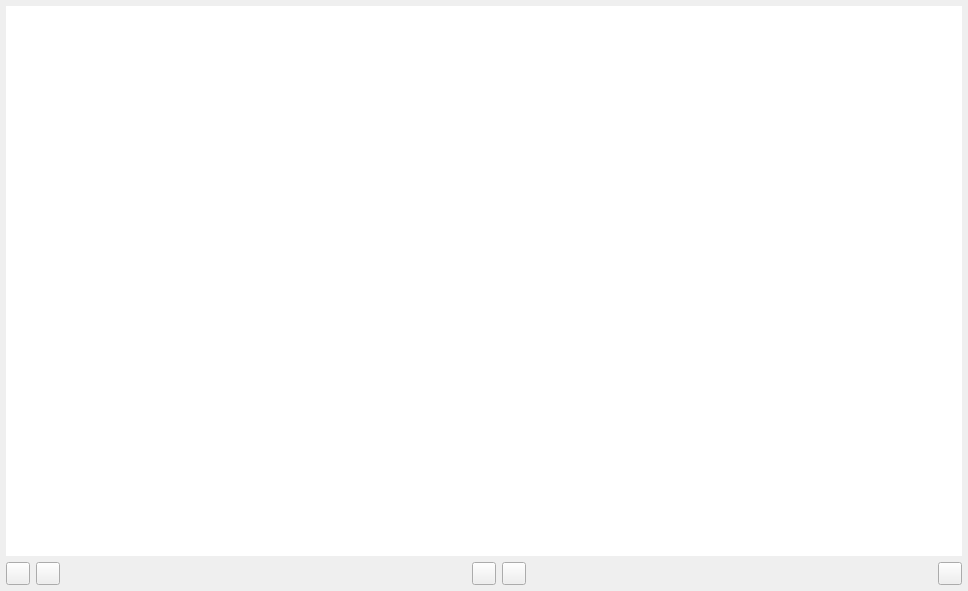
<?xml version="1.0" encoding="UTF-8"?>
<ui version="4.0">
 <class>SRWidget</class>
 <widget class="QWidget" name="SRWidget">
  <property name="geometry">
   <rect>
    <x>0</x>
    <y>0</y>
    <width>968</width>
    <height>591</height>
   </rect>
  </property>
  <property name="windowTitle">
   <string>SR</string>
  </property>
  <layout class="QVBoxLayout" name="verticalLayout">
   <property name="margin">
    <number>6</number>
   </property>
   <item>
    <widget class="QTextBrowser" name="textBrowser">
     <property name="sizePolicy">
      <sizepolicy hsizetype="Expanding" vsizetype="Expanding">
       <horstretch>0</horstretch>
       <verstretch>0</verstretch>
      </sizepolicy>
     </property>
     <property name="acceptDrops">
      <bool>false</bool>
     </property>
     <property name="frameShape">
      <enum>QFrame::NoFrame</enum>
     </property>
     <property name="frameShadow">
      <enum>QFrame::Plain</enum>
     </property>
     <property name="undoRedoEnabled">
      <bool>false</bool>
     </property>
     <property name="readOnly">
      <bool>true</bool>
     </property>
     <property name="html">
      <string notr="true">&lt;!DOCTYPE HTML PUBLIC &quot;-//W3C//DTD HTML 4.0//EN&quot; &quot;http://www.w3.org/TR/REC-html40/strict.dtd&quot;&gt;
&lt;html&gt;&lt;head&gt;&lt;meta name=&quot;qrichtext&quot; content=&quot;1&quot; /&gt;&lt;style type=&quot;text/css&quot;&gt;
p, li { white-space: pre-wrap; }
&lt;/style&gt;&lt;/head&gt;&lt;body style=&quot; font-size:13pt; font-weight:400; font-style:normal;&quot;&gt;
&lt;p style=&quot;-qt-paragraph-type:empty; margin-top:0px; margin-bottom:0px; margin-left:0px; margin-right:0px; -qt-block-indent:0; text-indent:0px; font-size:12pt;&quot;&gt;&lt;br /&gt;&lt;/p&gt;&lt;/body&gt;&lt;/html&gt;</string>
     </property>
     <property name="textInteractionFlags">
      <set>Qt::TextBrowserInteraction</set>
     </property>
     <property name="searchPaths">
      <stringlist/>
     </property>
     <property name="openExternalLinks">
      <bool>false</bool>
     </property>
    </widget>
   </item>
   <item>
    <layout class="QHBoxLayout" name="horizontalLayout">
     <item>
      <widget class="QToolButton" name="save_toolButton">
       <property name="sizePolicy">
        <sizepolicy hsizetype="Preferred" vsizetype="Preferred">
         <horstretch>0</horstretch>
         <verstretch>0</verstretch>
        </sizepolicy>
       </property>
       <property name="toolTip">
        <string>Save as ODT</string>
       </property>
       <property name="text">
        <string/>
       </property>
       <property name="icon">
        <iconset resource="../alizams.qrc">
         <normaloff>:/bitmaps/save2.svg</normaloff>:/bitmaps/save2.svg</iconset>
       </property>
      </widget>
     </item>
     <item>
      <widget class="QToolButton" name="print_toolButton">
       <property name="sizePolicy">
        <sizepolicy hsizetype="Preferred" vsizetype="Preferred">
         <horstretch>0</horstretch>
         <verstretch>0</verstretch>
        </sizepolicy>
       </property>
       <property name="toolTip">
        <string>Print</string>
       </property>
       <property name="text">
        <string/>
       </property>
       <property name="icon">
        <iconset resource="../alizams.qrc">
         <normaloff>:/bitmaps/printer.svg</normaloff>:/bitmaps/printer.svg</iconset>
       </property>
      </widget>
     </item>
     <item>
      <spacer name="horizontalSpacer_2">
       <property name="orientation">
        <enum>Qt::Horizontal</enum>
       </property>
       <property name="sizeHint" stdset="0">
        <size>
         <width>40</width>
         <height>20</height>
        </size>
       </property>
      </spacer>
     </item>
     <item>
      <widget class="QToolButton" name="backward_toolButton">
       <property name="text">
        <string/>
       </property>
       <property name="icon">
        <iconset resource="../alizams.qrc">
         <normaloff>:/bitmaps/left0.svg</normaloff>:/bitmaps/left0.svg</iconset>
       </property>
      </widget>
     </item>
     <item>
      <widget class="QToolButton" name="forward_toolButton">
       <property name="text">
        <string/>
       </property>
       <property name="icon">
        <iconset resource="../alizams.qrc">
         <normaloff>:/bitmaps/right0.svg</normaloff>:/bitmaps/right0.svg</iconset>
       </property>
      </widget>
     </item>
     <item>
      <spacer name="horizontalSpacer">
       <property name="orientation">
        <enum>Qt::Horizontal</enum>
       </property>
       <property name="sizeHint" stdset="0">
        <size>
         <width>40</width>
         <height>20</height>
        </size>
       </property>
      </spacer>
     </item>
     <item>
      <widget class="QToolButton" name="toolButton">
       <property name="sizePolicy">
        <sizepolicy hsizetype="Preferred" vsizetype="Preferred">
         <horstretch>0</horstretch>
         <verstretch>0</verstretch>
        </sizepolicy>
       </property>
       <property name="text">
        <string/>
       </property>
       <property name="icon">
        <iconset resource="../alizams.qrc">
         <normaloff>:/bitmaps/delete.svg</normaloff>:/bitmaps/delete.svg</iconset>
       </property>
      </widget>
     </item>
    </layout>
   </item>
  </layout>
 </widget>
 <tabstops>
  <tabstop>textBrowser</tabstop>
  <tabstop>save_toolButton</tabstop>
  <tabstop>print_toolButton</tabstop>
  <tabstop>backward_toolButton</tabstop>
  <tabstop>forward_toolButton</tabstop>
  <tabstop>toolButton</tabstop>
 </tabstops>
 <resources>
  <include location="../alizams.qrc"/>
 </resources>
 <connections>
  <connection>
   <sender>toolButton</sender>
   <signal>pressed()</signal>
   <receiver>SRWidget</receiver>
   <slot>close()</slot>
   <hints>
    <hint type="sourcelabel">
     <x>944</x>
     <y>562</y>
    </hint>
    <hint type="destinationlabel">
     <x>963</x>
     <y>469</y>
    </hint>
   </hints>
  </connection>
 </connections>
</ui>
